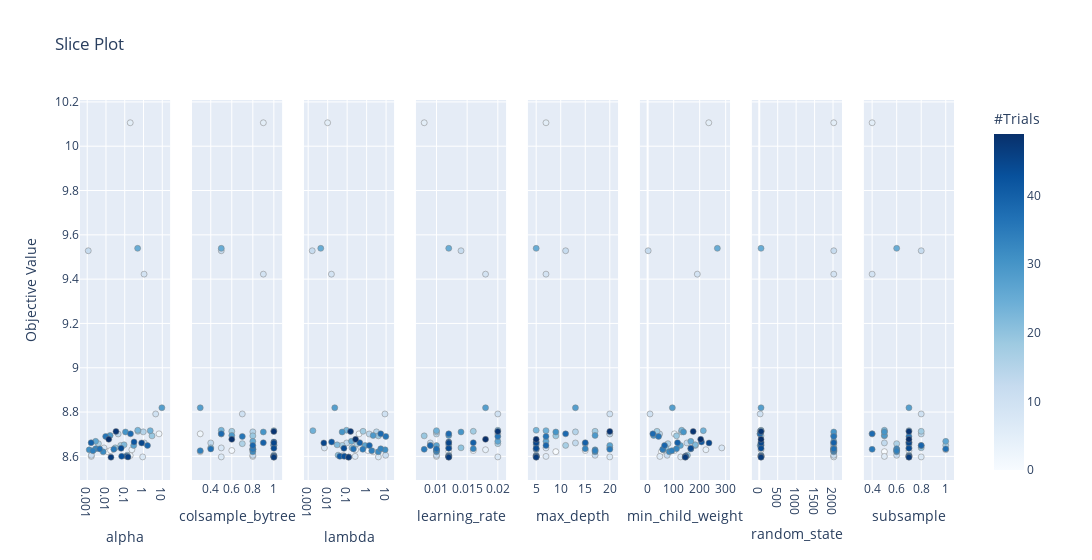

Notebook cell for this chart:
### Code cell
# plot_slice: shows the evolution of the search to see where in the hyperparameter space the search went and which parts of the space were explored more
optuna.visualization.plot_slice(study)
